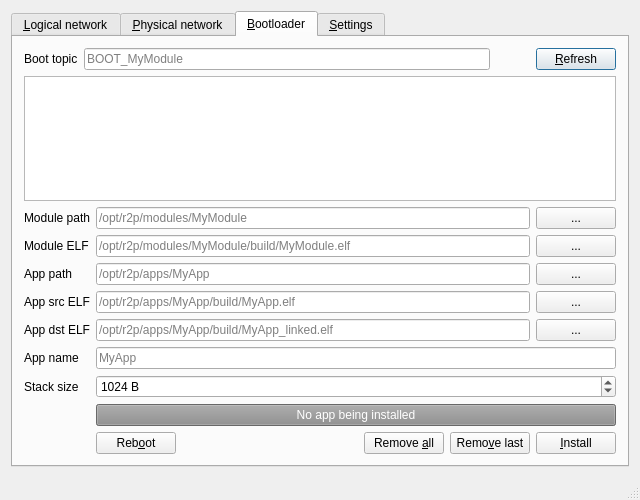
<?xml version="1.0" encoding="UTF-8"?>
<ui version="4.0">
 <class>window</class>
 <widget class="QMainWindow" name="window">
  <property name="geometry">
   <rect>
    <x>0</x>
    <y>0</y>
    <width>640</width>
    <height>500</height>
   </rect>
  </property>
  <property name="windowTitle">
   <string>R2P bootloader</string>
  </property>
  <widget class="QWidget" name="centralWidget">
   <layout class="QGridLayout" name="gridLayout">
    <item row="0" column="0">
     <widget class="QTabWidget" name="tabWidget">
      <property name="currentIndex">
       <number>2</number>
      </property>
      <widget class="QWidget" name="tabLogical">
       <attribute name="title">
        <string>&amp;Logical network</string>
       </attribute>
       <attribute name="toolTip">
        <string>Bottom-up R2P network view</string>
       </attribute>
       <layout class="QGridLayout" name="gridLayout_4">
        <item row="0" column="0">
         <layout class="QHBoxLayout" name="horizontalLayout_8">
          <item>
           <widget class="QPushButton" name="pushLogicalCollapse">
            <property name="text">
             <string>&amp;Collapse all</string>
            </property>
           </widget>
          </item>
          <item>
           <widget class="QPushButton" name="pushLogicalExpand">
            <property name="text">
             <string>&amp;Expand all</string>
            </property>
           </widget>
          </item>
          <item>
           <spacer name="horizontalSpacer_3">
            <property name="orientation">
             <enum>Qt::Horizontal</enum>
            </property>
            <property name="sizeHint" stdset="0">
             <size>
              <width>40</width>
              <height>20</height>
             </size>
            </property>
           </spacer>
          </item>
          <item>
           <widget class="QPushButton" name="pushLogicalRefresh">
            <property name="text">
             <string>&amp;Refresh</string>
            </property>
            <property name="autoDefault">
             <bool>true</bool>
            </property>
            <property name="default">
             <bool>true</bool>
            </property>
           </widget>
          </item>
         </layout>
        </item>
        <item row="1" column="0">
         <widget class="QTreeView" name="treeLogical"/>
        </item>
       </layout>
      </widget>
      <widget class="QWidget" name="tabPhysical">
       <attribute name="title">
        <string>&amp;Physical network</string>
       </attribute>
       <attribute name="toolTip">
        <string>Top-down R2P network view</string>
       </attribute>
       <layout class="QGridLayout" name="gridLayout_3">
        <item row="0" column="0">
         <layout class="QHBoxLayout" name="horizontalLayout_6">
          <item>
           <widget class="QPushButton" name="pushPhysicalCollapse">
            <property name="toolTip">
             <string>Collapses the tree view</string>
            </property>
            <property name="text">
             <string>&amp;Collapse all</string>
            </property>
           </widget>
          </item>
          <item>
           <widget class="QPushButton" name="pushPhysicalExpand">
            <property name="toolTip">
             <string>Expands the tree view</string>
            </property>
            <property name="text">
             <string>&amp;Expand all</string>
            </property>
           </widget>
          </item>
          <item>
           <spacer name="horizontalSpacer_2">
            <property name="orientation">
             <enum>Qt::Horizontal</enum>
            </property>
            <property name="sizeHint" stdset="0">
             <size>
              <width>40</width>
              <height>20</height>
             </size>
            </property>
           </spacer>
          </item>
          <item>
           <widget class="QPushButton" name="pushPhysicalRefresh">
            <property name="toolTip">
             <string>Refreshes the network tree view</string>
            </property>
            <property name="text">
             <string>&amp;Refresh</string>
            </property>
            <property name="autoDefault">
             <bool>true</bool>
            </property>
            <property name="default">
             <bool>true</bool>
            </property>
           </widget>
          </item>
         </layout>
        </item>
        <item row="1" column="0">
         <widget class="QTreeView" name="treePhysical"/>
        </item>
       </layout>
      </widget>
      <widget class="QWidget" name="tabBootloader">
       <attribute name="title">
        <string>&amp;Bootloader</string>
       </attribute>
       <attribute name="toolTip">
        <string>App bootloader</string>
       </attribute>
       <layout class="QGridLayout" name="gridLayout_2">
        <item row="0" column="0">
         <layout class="QHBoxLayout" name="horizontalLayout_4">
          <item>
           <widget class="QLabel" name="labelBootTopic">
            <property name="text">
             <string>Boot topic</string>
            </property>
           </widget>
          </item>
          <item>
           <widget class="QLineEdit" name="lineBootTopic">
            <property name="toolTip">
             <string>Bootloader topic name of the target module</string>
            </property>
            <property name="placeholderText">
             <string notr="true">BOOT_MyModule</string>
            </property>
           </widget>
          </item>
          <item>
           <spacer name="horizontalSpacer">
            <property name="orientation">
             <enum>Qt::Horizontal</enum>
            </property>
            <property name="sizeType">
             <enum>QSizePolicy::Minimum</enum>
            </property>
            <property name="sizeHint" stdset="0">
             <size>
              <width>40</width>
              <height>20</height>
             </size>
            </property>
           </spacer>
          </item>
          <item>
           <widget class="QPushButton" name="pushBootRefresh">
            <property name="toolTip">
             <string>Refreshes the list of installed apps on the chosen module</string>
            </property>
            <property name="text">
             <string>&amp;Refresh</string>
            </property>
            <property name="autoDefault">
             <bool>true</bool>
            </property>
            <property name="default">
             <bool>true</bool>
            </property>
           </widget>
          </item>
         </layout>
        </item>
        <item row="1" column="0">
         <widget class="QTableView" name="tableApps">
          <property name="toolTip">
           <string>Installed apps</string>
          </property>
         </widget>
        </item>
        <item row="2" column="0">
         <layout class="QFormLayout" name="formLayout_2">
          <property name="fieldGrowthPolicy">
           <enum>QFormLayout::AllNonFixedFieldsGrow</enum>
          </property>
          <item row="0" column="0">
           <widget class="QLabel" name="label">
            <property name="text">
             <string>Module path</string>
            </property>
           </widget>
          </item>
          <item row="0" column="1">
           <layout class="QHBoxLayout" name="horizontalLayout_2">
            <item>
             <widget class="QLineEdit" name="lineModulePath">
              <property name="toolTip">
               <string>Path of the target module firmware root folder</string>
              </property>
              <property name="placeholderText">
               <string>/opt/r2p/modules/MyModule</string>
              </property>
             </widget>
            </item>
            <item>
             <widget class="QPushButton" name="pushModulePath">
              <property name="text">
               <string>...</string>
              </property>
             </widget>
            </item>
           </layout>
          </item>
          <item row="2" column="0">
           <widget class="QLabel" name="labelAppPath">
            <property name="text">
             <string>App path</string>
            </property>
           </widget>
          </item>
          <item row="2" column="1">
           <layout class="QHBoxLayout" name="horizontalLayout_5">
            <item>
             <widget class="QLineEdit" name="lineAppPath">
              <property name="toolTip">
               <string>Path of the app root folder</string>
              </property>
              <property name="placeholderText">
               <string notr="true">/opt/r2p/apps/MyApp</string>
              </property>
             </widget>
            </item>
            <item>
             <widget class="QPushButton" name="pushAppPath">
              <property name="text">
               <string>...</string>
              </property>
             </widget>
            </item>
           </layout>
          </item>
          <item row="5" column="0">
           <widget class="QLabel" name="labelAppName">
            <property name="text">
             <string>App name</string>
            </property>
           </widget>
          </item>
          <item row="5" column="1">
           <widget class="QLineEdit" name="lineAppName">
            <property name="toolTip">
             <string>App identifier</string>
            </property>
            <property name="placeholderText">
             <string notr="true">MyApp</string>
            </property>
           </widget>
          </item>
          <item row="6" column="0">
           <widget class="QLabel" name="labelStackSize">
            <property name="text">
             <string>Stack size</string>
            </property>
           </widget>
          </item>
          <item row="6" column="1">
           <widget class="QSpinBox" name="spinStackSize">
            <property name="toolTip">
             <string>Size of the stack allocated for the app main thread, *INCLUDING* the Thread Control Block</string>
            </property>
            <property name="suffix">
             <string> B</string>
            </property>
            <property name="minimum">
             <number>32</number>
            </property>
            <property name="maximum">
             <number>16384</number>
            </property>
            <property name="value">
             <number>1024</number>
            </property>
           </widget>
          </item>
          <item row="7" column="1">
           <widget class="QProgressBar" name="progressBootloader">
            <property name="enabled">
             <bool>false</bool>
            </property>
            <property name="value">
             <number>100</number>
            </property>
            <property name="textVisible">
             <bool>true</bool>
            </property>
            <property name="invertedAppearance">
             <bool>false</bool>
            </property>
            <property name="format">
             <string>No app being installed</string>
            </property>
           </widget>
          </item>
          <item row="8" column="1">
           <layout class="QHBoxLayout" name="horizontalLayout_7">
            <item>
             <widget class="QPushButton" name="pushBootReboot">
              <property name="toolTip">
               <string>Reboots the target module</string>
              </property>
              <property name="text">
               <string>Reb&amp;oot</string>
              </property>
             </widget>
            </item>
            <item>
             <spacer name="horizontalSpacer_4">
              <property name="orientation">
               <enum>Qt::Horizontal</enum>
              </property>
              <property name="sizeHint" stdset="0">
               <size>
                <width>40</width>
                <height>20</height>
               </size>
              </property>
             </spacer>
            </item>
            <item>
             <widget class="QPushButton" name="pushBootRemoveAll">
              <property name="toolTip">
               <string>Uninstalls all the apps from the target module</string>
              </property>
              <property name="text">
               <string>Remove &amp;all</string>
              </property>
             </widget>
            </item>
            <item>
             <widget class="QPushButton" name="pushBootRemoveLast">
              <property name="toolTip">
               <string>Uninstalls the last app from the target module</string>
              </property>
              <property name="text">
               <string>Remo&amp;ve last</string>
              </property>
             </widget>
            </item>
            <item>
             <widget class="QPushButton" name="pushInstall">
              <property name="toolTip">
               <string>Installs the app configured in the form above</string>
              </property>
              <property name="text">
               <string>&amp;Install</string>
              </property>
             </widget>
            </item>
           </layout>
          </item>
          <item row="1" column="0">
           <widget class="QLabel" name="label_4">
            <property name="text">
             <string>Module ELF</string>
            </property>
           </widget>
          </item>
          <item row="3" column="0">
           <widget class="QLabel" name="label_5">
            <property name="text">
             <string>App src ELF</string>
            </property>
           </widget>
          </item>
          <item row="1" column="1">
           <layout class="QHBoxLayout" name="horizontalLayout_9">
            <item>
             <widget class="QLineEdit" name="lineModuleElf">
              <property name="toolTip">
               <string>Path of the target module firmware ELF</string>
              </property>
              <property name="placeholderText">
               <string notr="true">/opt/r2p/modules/MyModule/build/MyModule.elf</string>
              </property>
             </widget>
            </item>
            <item>
             <widget class="QPushButton" name="pushModuleElf">
              <property name="text">
               <string>...</string>
              </property>
             </widget>
            </item>
           </layout>
          </item>
          <item row="3" column="1">
           <layout class="QHBoxLayout" name="horizontalLayout_10">
            <item>
             <widget class="QLineEdit" name="lineAppSrcElf">
              <property name="toolTip">
               <string>Path of the app source (unlinked) ELF</string>
              </property>
              <property name="placeholderText">
               <string>/opt/r2p/apps/MyApp/build/MyApp.elf</string>
              </property>
             </widget>
            </item>
            <item>
             <widget class="QPushButton" name="pushAppSrcElf">
              <property name="text">
               <string>...</string>
              </property>
             </widget>
            </item>
           </layout>
          </item>
          <item row="4" column="0">
           <widget class="QLabel" name="label_2">
            <property name="text">
             <string>App dst ELF</string>
            </property>
           </widget>
          </item>
          <item row="4" column="1">
           <layout class="QHBoxLayout" name="horizontalLayout_11">
            <item>
             <widget class="QLineEdit" name="lineAppDstElf">
              <property name="toolTip">
               <string>Path of the app destination (linked) ELF</string>
              </property>
              <property name="placeholderText">
               <string notr="true">/opt/r2p/apps/MyApp/build/MyApp_linked.elf</string>
              </property>
             </widget>
            </item>
            <item>
             <widget class="QPushButton" name="pushAppDstElf">
              <property name="text">
               <string>...</string>
              </property>
             </widget>
            </item>
           </layout>
          </item>
         </layout>
        </item>
       </layout>
      </widget>
      <widget class="QWidget" name="tabSettings">
       <attribute name="title">
        <string>&amp;Settings</string>
       </attribute>
       <attribute name="toolTip">
        <string>Global settings</string>
       </attribute>
       <layout class="QFormLayout" name="formLayout">
        <property name="fieldGrowthPolicy">
         <enum>QFormLayout::AllNonFixedFieldsGrow</enum>
        </property>
        <item row="0" column="0">
         <widget class="QLabel" name="labelR2pPath">
          <property name="text">
           <string>R2P path</string>
          </property>
         </widget>
        </item>
        <item row="0" column="1">
         <layout class="QHBoxLayout" name="horizontalLayout">
          <item>
           <widget class="QLineEdit" name="lineR2pPath">
            <property name="toolTip">
             <string>Path of the R2P root folder</string>
            </property>
            <property name="placeholderText">
             <string notr="true">/opt/r2p</string>
            </property>
           </widget>
          </item>
          <item>
           <widget class="QPushButton" name="pushR2pPath">
            <property name="text">
             <string notr="true">...</string>
            </property>
           </widget>
          </item>
         </layout>
        </item>
        <item row="1" column="0">
         <widget class="QLabel" name="labelChibiosPath">
          <property name="text">
           <string>ChibiOS/RT path</string>
          </property>
         </widget>
        </item>
        <item row="1" column="1">
         <layout class="QHBoxLayout" name="horizontalLayout_3">
          <item>
           <widget class="QLineEdit" name="lineChibiosPath">
            <property name="toolTip">
             <string>Path of the ChibiOS/RT root folder</string>
            </property>
            <property name="placeholderText">
             <string notr="true">/opt/chibios</string>
            </property>
           </widget>
          </item>
          <item>
           <widget class="QPushButton" name="pushChibiosPath">
            <property name="text">
             <string notr="true">...</string>
            </property>
           </widget>
          </item>
         </layout>
        </item>
        <item row="2" column="0">
         <widget class="QLabel" name="labelTransport">
          <property name="text">
           <string>Transport</string>
          </property>
         </widget>
        </item>
        <item row="2" column="1">
         <widget class="QComboBox" name="comboTransport">
          <property name="enabled">
           <bool>false</bool>
          </property>
          <property name="toolTip">
           <string>&lt;html&gt;&lt;head/&gt;&lt;body&gt;&lt;p&gt;Gateway transport&lt;/p&gt;&lt;p&gt;&lt;br/&gt;&lt;/p&gt;&lt;p&gt;{TODO; current: DebugTransport(&amp;quot;/dev/ttyUSB0&amp;quot;, 115200)}&lt;/p&gt;&lt;/body&gt;&lt;/html&gt;</string>
          </property>
         </widget>
        </item>
        <item row="3" column="1">
         <widget class="QWidget" name="widgetTransportOptions" native="true">
          <property name="sizePolicy">
           <sizepolicy hsizetype="Expanding" vsizetype="Expanding">
            <horstretch>0</horstretch>
            <verstretch>0</verstretch>
           </sizepolicy>
          </property>
         </widget>
        </item>
       </layout>
      </widget>
     </widget>
    </item>
   </layout>
  </widget>
  <widget class="QStatusBar" name="statusBar"/>
 </widget>
 <layoutdefault spacing="6" margin="11"/>
 <tabstops>
  <tabstop>tabWidget</tabstop>
  <tabstop>lineBootTopic</tabstop>
  <tabstop>pushBootRefresh</tabstop>
  <tabstop>tableApps</tabstop>
  <tabstop>lineAppPath</tabstop>
  <tabstop>pushAppPath</tabstop>
  <tabstop>lineAppName</tabstop>
  <tabstop>spinStackSize</tabstop>
  <tabstop>lineR2pPath</tabstop>
  <tabstop>pushR2pPath</tabstop>
  <tabstop>lineChibiosPath</tabstop>
  <tabstop>pushChibiosPath</tabstop>
  <tabstop>comboTransport</tabstop>
  <tabstop>pushPhysicalExpand</tabstop>
  <tabstop>treePhysical</tabstop>
  <tabstop>pushPhysicalRefresh</tabstop>
  <tabstop>pushPhysicalCollapse</tabstop>
 </tabstops>
 <resources/>
 <connections>
  <connection>
   <sender>pushPhysicalCollapse</sender>
   <signal>clicked()</signal>
   <receiver>treePhysical</receiver>
   <slot>collapseAll()</slot>
   <hints>
    <hint type="sourcelabel">
     <x>75</x>
     <y>63</y>
    </hint>
    <hint type="destinationlabel">
     <x>98</x>
     <y>158</y>
    </hint>
   </hints>
  </connection>
  <connection>
   <sender>pushPhysicalExpand</sender>
   <signal>clicked()</signal>
   <receiver>treePhysical</receiver>
   <slot>expandAll()</slot>
   <hints>
    <hint type="sourcelabel">
     <x>153</x>
     <y>73</y>
    </hint>
    <hint type="destinationlabel">
     <x>181</x>
     <y>108</y>
    </hint>
   </hints>
  </connection>
  <connection>
   <sender>pushBootRefresh</sender>
   <signal>clicked()</signal>
   <receiver>window</receiver>
   <slot>bootRefreshApps()</slot>
   <hints>
    <hint type="sourcelabel">
     <x>598</x>
     <y>59</y>
    </hint>
    <hint type="destinationlabel">
     <x>639</x>
     <y>59</y>
    </hint>
   </hints>
  </connection>
  <connection>
   <sender>pushBootRemoveAll</sender>
   <signal>clicked()</signal>
   <receiver>window</receiver>
   <slot>bootRemoveAll()</slot>
   <hints>
    <hint type="sourcelabel">
     <x>460</x>
     <y>455</y>
    </hint>
    <hint type="destinationlabel">
     <x>419</x>
     <y>453</y>
    </hint>
   </hints>
  </connection>
  <connection>
   <sender>pushBootRemoveLast</sender>
   <signal>clicked()</signal>
   <receiver>window</receiver>
   <slot>bootRemoveLast()</slot>
   <hints>
    <hint type="sourcelabel">
     <x>557</x>
     <y>455</y>
    </hint>
    <hint type="destinationlabel">
     <x>528</x>
     <y>455</y>
    </hint>
   </hints>
  </connection>
  <connection>
   <sender>pushInstall</sender>
   <signal>clicked()</signal>
   <receiver>window</receiver>
   <slot>bootInstall()</slot>
   <hints>
    <hint type="sourcelabel">
     <x>592</x>
     <y>445</y>
    </hint>
    <hint type="destinationlabel">
     <x>596</x>
     <y>479</y>
    </hint>
   </hints>
  </connection>
  <connection>
   <sender>pushBootReboot</sender>
   <signal>clicked()</signal>
   <receiver>window</receiver>
   <slot>bootReboot()</slot>
   <hints>
    <hint type="sourcelabel">
     <x>161</x>
     <y>455</y>
    </hint>
    <hint type="destinationlabel">
     <x>123</x>
     <y>455</y>
    </hint>
   </hints>
  </connection>
  <connection>
   <sender>pushAppPath</sender>
   <signal>clicked()</signal>
   <receiver>window</receiver>
   <slot>bootChooseAppPath()</slot>
   <hints>
    <hint type="sourcelabel">
     <x>617</x>
     <y>259</y>
    </hint>
    <hint type="destinationlabel">
     <x>634</x>
     <y>246</y>
    </hint>
   </hints>
  </connection>
  <connection>
   <sender>pushR2pPath</sender>
   <signal>clicked()</signal>
   <receiver>window</receiver>
   <slot>settingsChooseR2pPath()</slot>
   <hints>
    <hint type="sourcelabel">
     <x>606</x>
     <y>62</y>
    </hint>
    <hint type="destinationlabel">
     <x>636</x>
     <y>51</y>
    </hint>
   </hints>
  </connection>
  <connection>
   <sender>pushChibiosPath</sender>
   <signal>clicked()</signal>
   <receiver>window</receiver>
   <slot>settingsChooseChibiosPath()</slot>
   <hints>
    <hint type="sourcelabel">
     <x>603</x>
     <y>101</y>
    </hint>
    <hint type="destinationlabel">
     <x>637</x>
     <y>97</y>
    </hint>
   </hints>
  </connection>
  <connection>
   <sender>pushModulePath</sender>
   <signal>clicked()</signal>
   <receiver>window</receiver>
   <slot>bootChooseModulePath()</slot>
   <hints>
    <hint type="sourcelabel">
     <x>602</x>
     <y>189</y>
    </hint>
    <hint type="destinationlabel">
     <x>637</x>
     <y>175</y>
    </hint>
   </hints>
  </connection>
  <connection>
   <sender>pushLogicalExpand</sender>
   <signal>clicked()</signal>
   <receiver>treeLogical</receiver>
   <slot>expandAll()</slot>
   <hints>
    <hint type="sourcelabel">
     <x>164</x>
     <y>62</y>
    </hint>
    <hint type="destinationlabel">
     <x>177</x>
     <y>141</y>
    </hint>
   </hints>
  </connection>
  <connection>
   <sender>pushLogicalCollapse</sender>
   <signal>clicked()</signal>
   <receiver>treeLogical</receiver>
   <slot>collapseAll()</slot>
   <hints>
    <hint type="sourcelabel">
     <x>63</x>
     <y>65</y>
    </hint>
    <hint type="destinationlabel">
     <x>61</x>
     <y>103</y>
    </hint>
   </hints>
  </connection>
  <connection>
   <sender>pushLogicalRefresh</sender>
   <signal>clicked()</signal>
   <receiver>window</receiver>
   <slot>logicalRefresh()</slot>
   <hints>
    <hint type="sourcelabel">
     <x>586</x>
     <y>62</y>
    </hint>
    <hint type="destinationlabel">
     <x>619</x>
     <y>5</y>
    </hint>
   </hints>
  </connection>
  <connection>
   <sender>pushPhysicalRefresh</sender>
   <signal>clicked()</signal>
   <receiver>window</receiver>
   <slot>physicalRefresh()</slot>
   <hints>
    <hint type="sourcelabel">
     <x>585</x>
     <y>55</y>
    </hint>
    <hint type="destinationlabel">
     <x>618</x>
     <y>0</y>
    </hint>
   </hints>
  </connection>
  <connection>
   <sender>pushModuleElf</sender>
   <signal>clicked()</signal>
   <receiver>window</receiver>
   <slot>bootChooseModuleElf()</slot>
   <hints>
    <hint type="sourcelabel">
     <x>603</x>
     <y>218</y>
    </hint>
    <hint type="destinationlabel">
     <x>635</x>
     <y>215</y>
    </hint>
   </hints>
  </connection>
  <connection>
   <sender>pushAppSrcElf</sender>
   <signal>clicked()</signal>
   <receiver>window</receiver>
   <slot>bootChooseAppSrcElf()</slot>
   <hints>
    <hint type="sourcelabel">
     <x>608</x>
     <y>281</y>
    </hint>
    <hint type="destinationlabel">
     <x>635</x>
     <y>281</y>
    </hint>
   </hints>
  </connection>
  <connection>
   <sender>pushAppDstElf</sender>
   <signal>clicked()</signal>
   <receiver>window</receiver>
   <slot>bootChooseAppDstElf()</slot>
   <hints>
    <hint type="sourcelabel">
     <x>603</x>
     <y>314</y>
    </hint>
    <hint type="destinationlabel">
     <x>634</x>
     <y>317</y>
    </hint>
   </hints>
  </connection>
  <connection>
   <sender>lineAppName</sender>
   <signal>editingFinished()</signal>
   <receiver>window</receiver>
   <slot>bootSetAppName()</slot>
   <hints>
    <hint type="sourcelabel">
     <x>595</x>
     <y>350</y>
    </hint>
    <hint type="destinationlabel">
     <x>634</x>
     <y>353</y>
    </hint>
   </hints>
  </connection>
  <connection>
   <sender>spinStackSize</sender>
   <signal>editingFinished()</signal>
   <receiver>window</receiver>
   <slot>bootSetStackSize()</slot>
   <hints>
    <hint type="sourcelabel">
     <x>587</x>
     <y>383</y>
    </hint>
    <hint type="destinationlabel">
     <x>639</x>
     <y>384</y>
    </hint>
   </hints>
  </connection>
  <connection>
   <sender>lineAppDstElf</sender>
   <signal>editingFinished()</signal>
   <receiver>window</receiver>
   <slot>bootSetAppDstElf()</slot>
   <hints>
    <hint type="sourcelabel">
     <x>112</x>
     <y>315</y>
    </hint>
    <hint type="destinationlabel">
     <x>4</x>
     <y>318</y>
    </hint>
   </hints>
  </connection>
  <connection>
   <sender>lineAppSrcElf</sender>
   <signal>editingFinished()</signal>
   <receiver>window</receiver>
   <slot>bootSetAppSrcElf()</slot>
   <hints>
    <hint type="sourcelabel">
     <x>115</x>
     <y>279</y>
    </hint>
    <hint type="destinationlabel">
     <x>5</x>
     <y>281</y>
    </hint>
   </hints>
  </connection>
  <connection>
   <sender>lineAppPath</sender>
   <signal>editingFinished()</signal>
   <receiver>window</receiver>
   <slot>bootSetAppPath()</slot>
   <hints>
    <hint type="sourcelabel">
     <x>119</x>
     <y>246</y>
    </hint>
    <hint type="destinationlabel">
     <x>3</x>
     <y>247</y>
    </hint>
   </hints>
  </connection>
  <connection>
   <sender>lineModuleElf</sender>
   <signal>editingFinished()</signal>
   <receiver>window</receiver>
   <slot>bootSetMouleElf()</slot>
   <hints>
    <hint type="sourcelabel">
     <x>113</x>
     <y>209</y>
    </hint>
    <hint type="destinationlabel">
     <x>6</x>
     <y>212</y>
    </hint>
   </hints>
  </connection>
  <connection>
   <sender>lineModulePath</sender>
   <signal>editingFinished()</signal>
   <receiver>window</receiver>
   <slot>bootSetModulePath()</slot>
   <hints>
    <hint type="sourcelabel">
     <x>124</x>
     <y>178</y>
    </hint>
    <hint type="destinationlabel">
     <x>4</x>
     <y>180</y>
    </hint>
   </hints>
  </connection>
  <connection>
   <sender>lineBootTopic</sender>
   <signal>editingFinished()</signal>
   <receiver>window</receiver>
   <slot>bootSetBootTopic()</slot>
   <hints>
    <hint type="sourcelabel">
     <x>93</x>
     <y>59</y>
    </hint>
    <hint type="destinationlabel">
     <x>3</x>
     <y>62</y>
    </hint>
   </hints>
  </connection>
  <connection>
   <sender>lineR2pPath</sender>
   <signal>editingFinished()</signal>
   <receiver>window</receiver>
   <slot>settingsSetR2pPath()</slot>
   <hints>
    <hint type="sourcelabel">
     <x>136</x>
     <y>58</y>
    </hint>
    <hint type="destinationlabel">
     <x>2</x>
     <y>60</y>
    </hint>
   </hints>
  </connection>
  <connection>
   <sender>lineChibiosPath</sender>
   <signal>editingFinished()</signal>
   <receiver>window</receiver>
   <slot>settingsSetChibiosPath()</slot>
   <hints>
    <hint type="sourcelabel">
     <x>163</x>
     <y>89</y>
    </hint>
    <hint type="destinationlabel">
     <x>3</x>
     <y>98</y>
    </hint>
   </hints>
  </connection>
 </connections>
 <slots>
  <slot>bootRemoveAll()</slot>
  <slot>bootRefreshApps()</slot>
  <slot>bootRemoveLast()</slot>
  <slot>bootInstall()</slot>
  <slot>bootReboot()</slot>
  <slot>bootChooseAppPath()</slot>
  <slot>settingsChooseR2pPath()</slot>
  <slot>settingsChooseChibiosPath()</slot>
  <slot>bootChooseModulePath()</slot>
  <slot>logicalRefresh()</slot>
  <slot>physicalRefresh()</slot>
  <slot>bootChooseModuleElf()</slot>
  <slot>bootChooseAppSrcElf()</slot>
  <slot>bootChooseAppDstElf()</slot>
  <slot>bootSetAppName()</slot>
  <slot>bootSetStackSize()</slot>
  <slot>bootSetBootTopic()</slot>
  <slot>bootSetAppDstElf()</slot>
  <slot>bootSetAppSrcElf()</slot>
  <slot>bootSetAppPath()</slot>
  <slot>bootSetMouleElf()</slot>
  <slot>bootSetModulePath()</slot>
  <slot>settingsSetR2pPath()</slot>
  <slot>settingsSetChibiosPath()</slot>
 </slots>
</ui>
